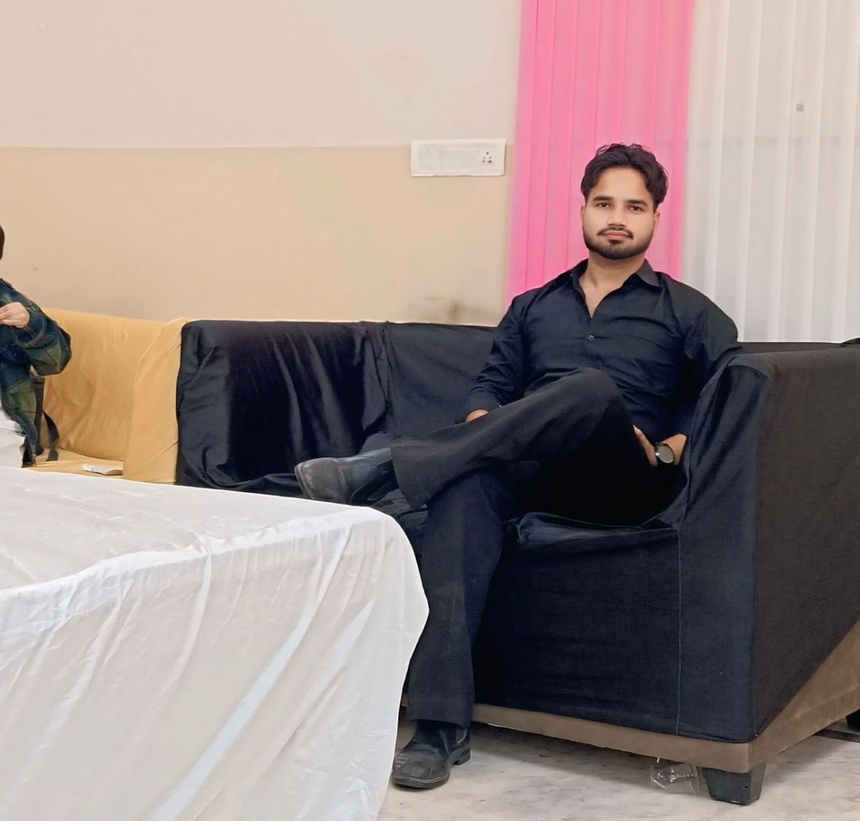
#> input picture Computer Vision Unit 2 Programming Assignment/05_Histogram_equalization/input.jpeg, 860 x 821 px, shrunk from 1179 x 1126 before the run, found by its file name
$ python Program.py
#> lines starting #> are read from the running program, lines starting #| are printed output that depends on the picture
import cv2
import numpy as np
import matplotlib.pyplot as plt

img = cv2.imread("./05_Histogram_equalization/input.jpeg", cv2.IMREAD_GRAYSCALE)
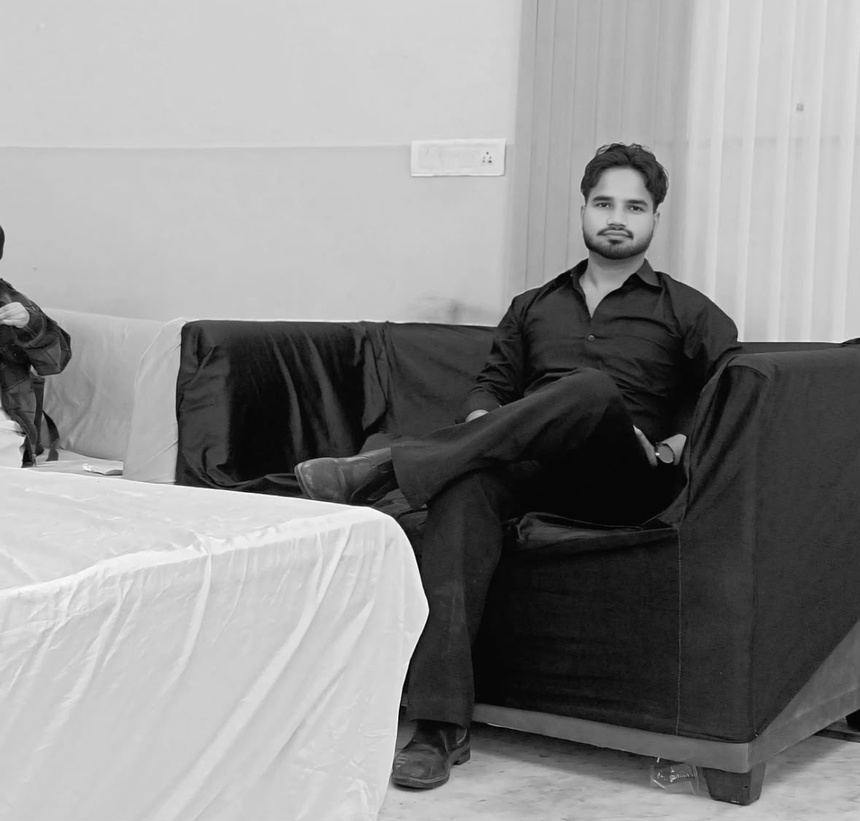
#> img: shape (821, 860); min 0, max 254, mean 141.1
if img is None:
    print("Image not found!")
    exit()
equalized = cv2.equalizeHist(img)
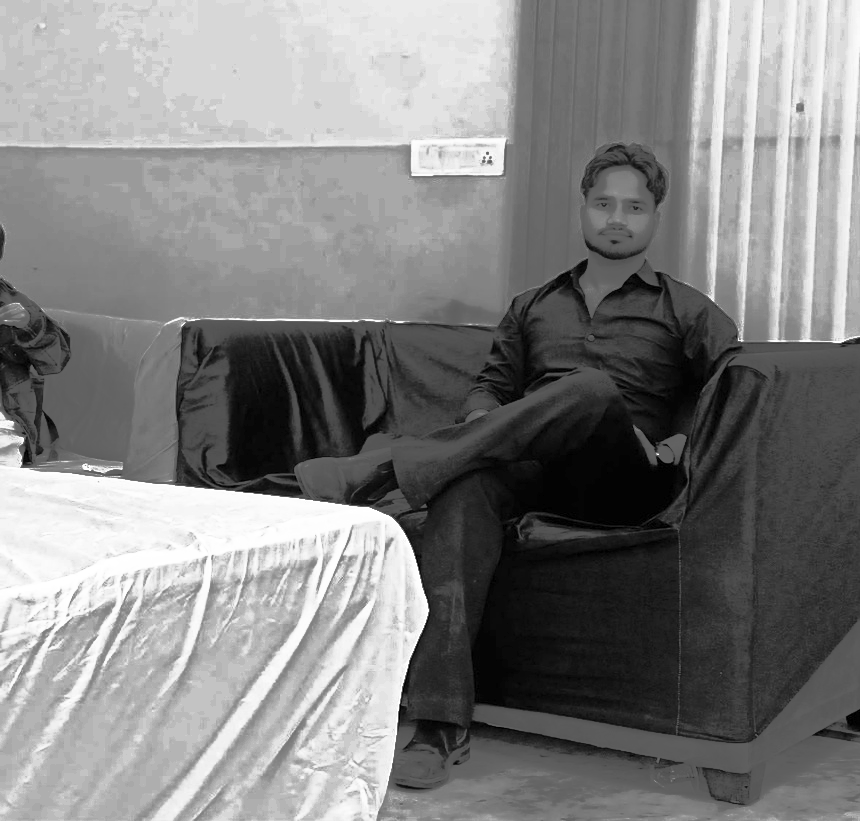
#> equalized: shape (821, 860); min 0, max 255, mean 129.2

cv2.imwrite("output.jpg", equalized)

hist_before = cv2.calcHist([img], [0], None, [256], [0, 256])
#> hist_before = 256 values, max 31780 at index 208, min 0 at index 255, mean 2758

hist_after = cv2.calcHist([equalized], [0], None, [256], [0, 256])
#> hist_after = 256 values, max 31780 at index 215, min 0 at index 1, mean 2758
plt.figure(figsize=(10, 6))

plt.plot(hist_before, label="Before Equalization")
plt.plot(hist_after, label="After Equalization")

plt.title("Histogram Before and After Equalization")
plt.xlabel("Intensity")
plt.ylabel("Frequency")
plt.xlim([0, 256])
plt.legend()

plt.savefig("comparison.png")
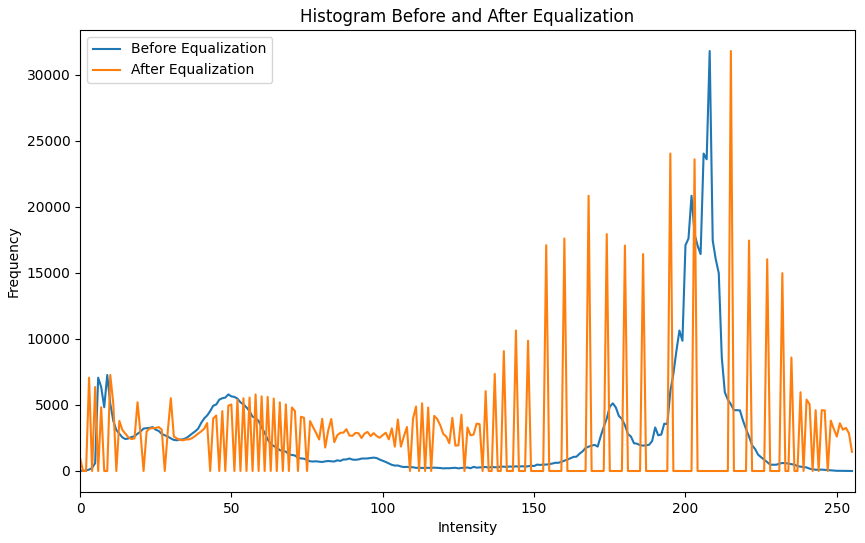
#> figure drawn by matplotlib, 1 panel; curve peaks at x = 208, y = 31780; curve peaks at x = 215, y = 31780

plt.show()
